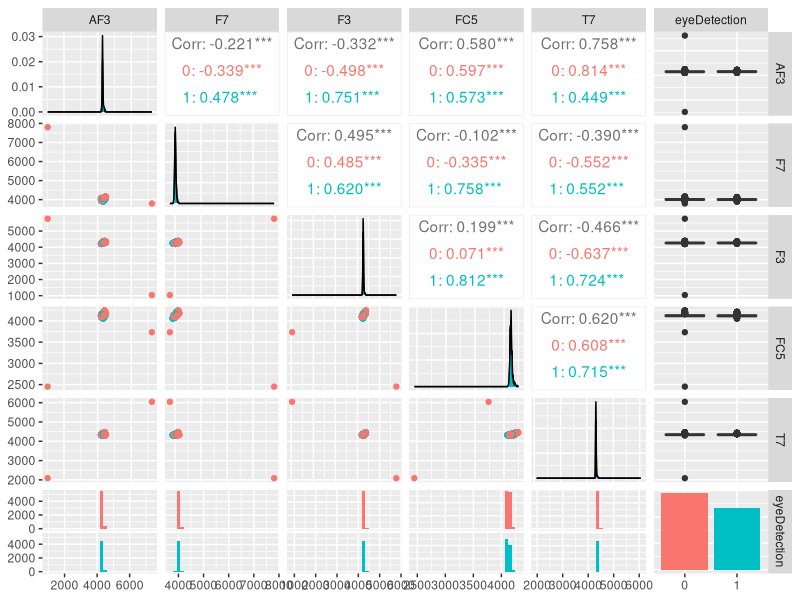
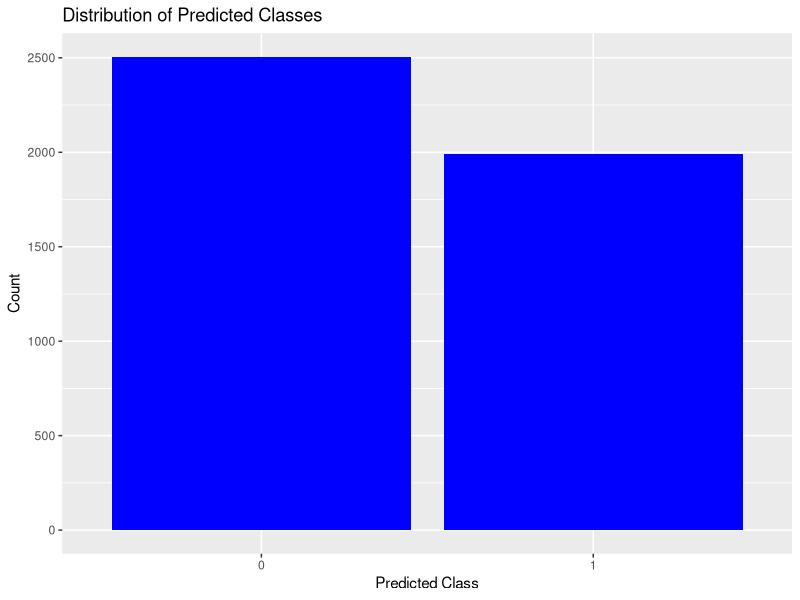
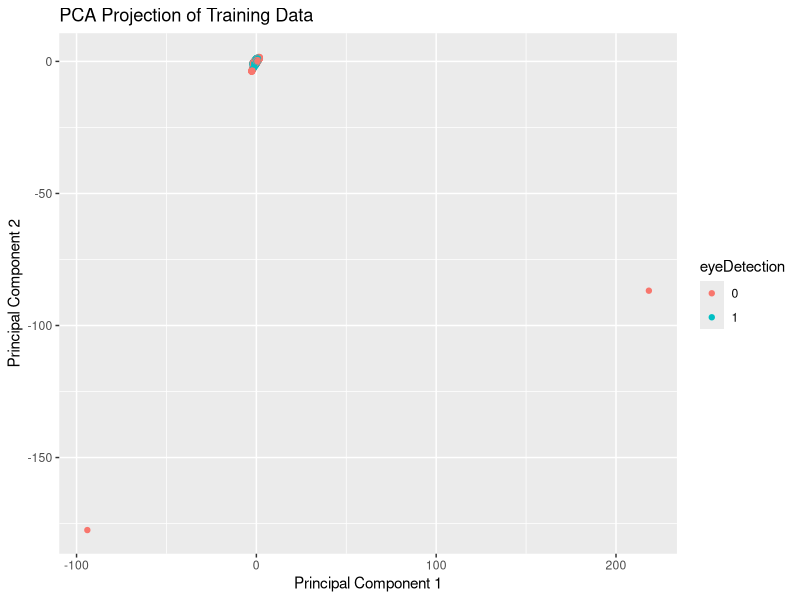
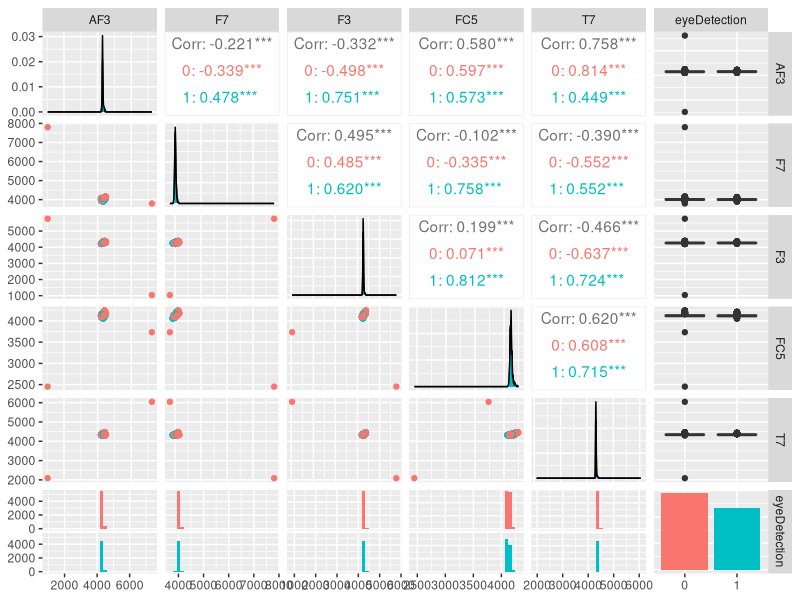
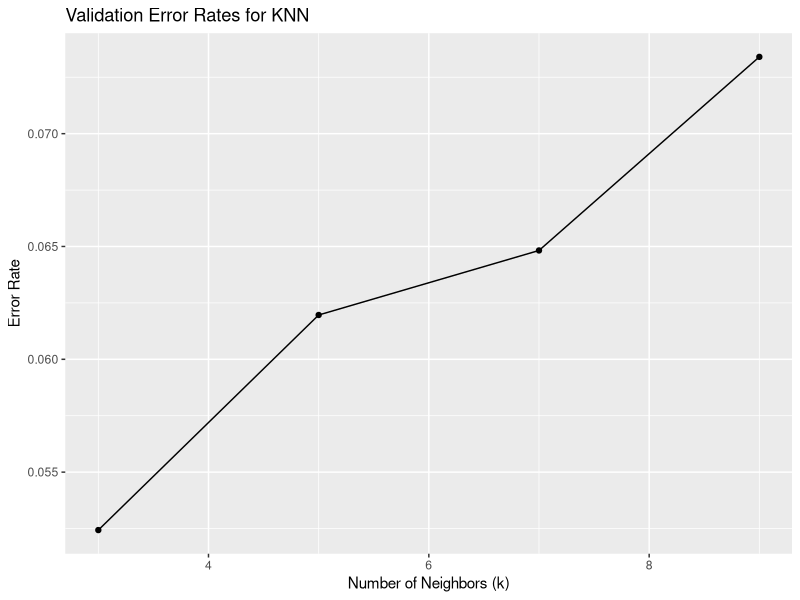
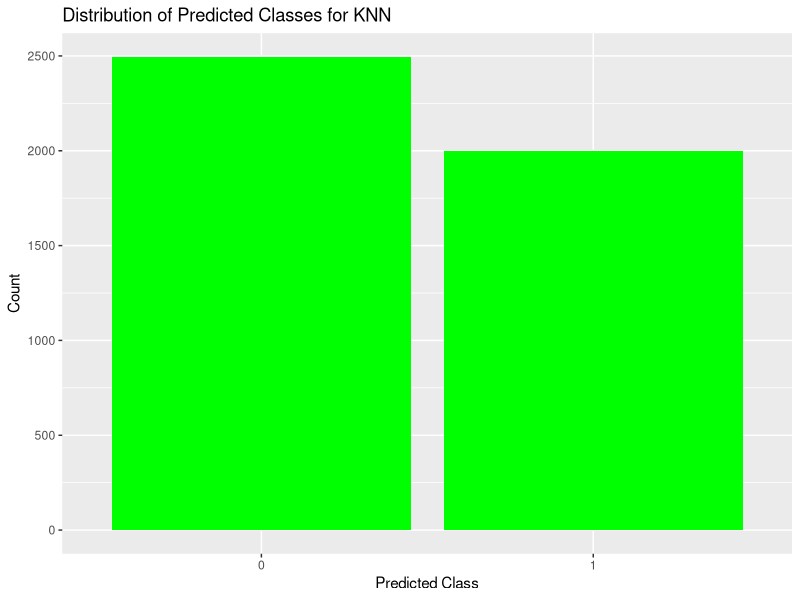
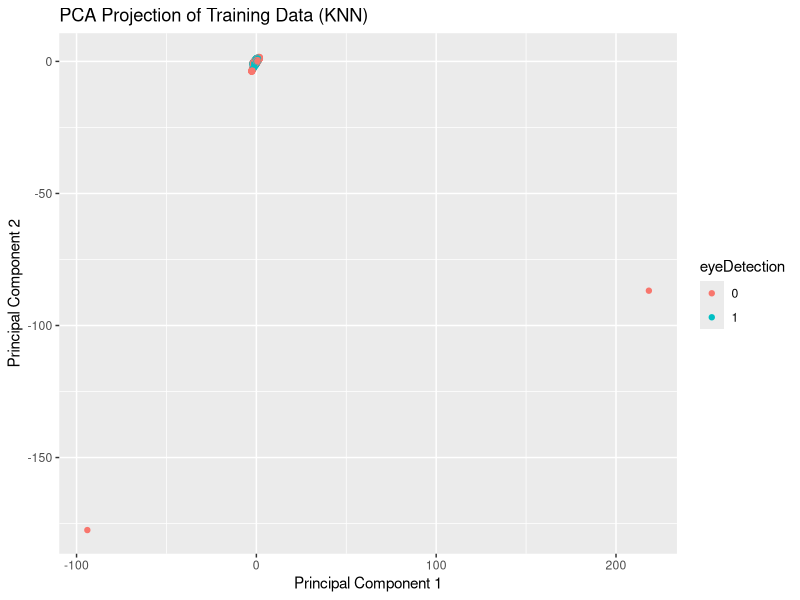

Generate these figures, in order, with R:
## ---- chunk 1
library(knitr)
library(ggplot2)
library(e1071)
library(GGally)
## ---- chunk 2
# Load training and test data
train_data <- read.csv("train.csv")
test_data <- read.csv("test.csv")  # No eyeDetection column

# Convert eyeDetection to a factor
train_data$eyeDetection <- as.factor(train_data$eyeDetection)

# Check data structure
str(train_data)

## ---- chunk 3
# Pairwise plot of first few features
ggpairs(train_data[, c(1:5, 15)], aes(color = eyeDetection))

# Correlation between first two electrodes
cor(train_data$AF3, train_data$F7)

## ---- chunk 4
# Scale features
set.seed(123)
train_scaled <- scale(train_data[, -15])
test_scaled <- scale(test_data, center = attr(train_scaled, "scaled:center"), 
                     scale = attr(train_scaled, "scaled:scale"))

# Add eyeDetection back to the scaled training data
train_scaled <- data.frame(train_scaled)
train_scaled$eyeDetection <- train_data$eyeDetection

# Split training data into train (80%) and validation (20%)
n <- nrow(train_scaled)
train_idx <- sample(1:n, 0.8 * n)
train_set <- train_scaled[train_idx, ]
val_set <- train_scaled[-train_idx, ]

## ---- chunk 5
# Tune SVM with radial kernel
set.seed(123)
svm_tune <- tune(svm,
                 eyeDetection ~ .,
                 data = train_set,
                 kernel = "radial",
                 ranges = list(cost = c(1, 10), gamma = c(0.1, 1)),
                 tunecontrol = tune.control(cross = 5))

# Best model summary
summary(svm_tune)

## ---- chunk 6
# Predict on validation set
val_predictions <- predict(svm_tune$best.model, val_set[, -15])

# Confusion matrix
val_conf_matrix <- table(True = val_set$eyeDetection, Predicted = val_predictions)
val_conf_matrix

# Error rate
val_error_rate <- mean(val_predictions != val_set$eyeDetection)
val_error_rate

## ---- chunk 7
# Predict on the test set (no labels available for error computation)
test_predictions <- predict(svm_tune$best.model, test_scaled)

# Bar plot of predicted classes
library(ggplot2)
ggplot(data.frame(Predictions = test_predictions), aes(x = Predictions)) +
  geom_bar(fill = "blue") +
  labs(title = "Distribution of Predicted Classes", x = "Predicted Class", y = "Count")


## ---- chunk 8
# Visualize decision boundary using PCA
pca_result <- prcomp(train_scaled[, -15])
pca_train <- data.frame(pca_result$x, eyeDetection = train_scaled$eyeDetection)
ggplot(pca_train, aes(x = PC1, y = PC2, color = eyeDetection)) +
  geom_point() +
  labs(title = "PCA Projection of Training Data", x = "Principal Component 1", 
       y = "Principal Component 2")

## ---- chunk 9
library(knitr)
library(ggplot2)
library(class)
## ---- chunk 10
# Load training and test data
train_data <- read.csv("train.csv")
test_data <- read.csv("test.csv")  # No eyeDetection column

# Convert eyeDetection to a factor
train_data$eyeDetection <- as.factor(train_data$eyeDetection)

# Check data structure
str(train_data)
## ---- chunk 11
# Pairwise plot of first few features
ggpairs(train_data[, c(1:5, 15)], aes(color = eyeDetection))

# Correlation between first two electrodes
cor(train_data$AF3, train_data$F7)
## ---- chunk 12
# Scale features
set.seed(123)
train_scaled <- scale(train_data[, -15])
test_scaled <- scale(test_data, center = attr(train_scaled, "scaled:center"), 
                     scale = attr(train_scaled, "scaled:scale"))

# Add eyeDetection back to the scaled training data
train_scaled <- data.frame(train_scaled)
train_scaled$eyeDetection <- train_data$eyeDetection

# Split training data into train (80%) and validation (20%)
n <- nrow(train_scaled)
train_idx <- sample(1:n, 0.8 * n)
train_set <- train_scaled[train_idx, ]
val_set <- train_scaled[-train_idx, ]
## ---- chunk 13
# Tune KNN using cross-validation
set.seed(123)
k_values <- c(3, 5, 7, 9)
val_error_rates <- numeric(length(k_values))

for (i in seq_along(k_values)) {
  k <- k_values[i]
  knn_predictions <- knn(
    train = train_set[, -15],
    test = val_set[, -15],
    cl = train_set$eyeDetection,
    k = k
  )
  val_error_rates[i] <- mean(knn_predictions != val_set$eyeDetection)
}

# Optimal K
optimal_k <- k_values[which.min(val_error_rates)]

# Plot validation error rates for different k values
library(ggplot2)
ggplot(data.frame(k = k_values, ErrorRate = val_error_rates), aes(x = k, y = ErrorRate)) +
  geom_line() +
  geom_point() +
  labs(title = "Validation Error Rates for KNN", x = "Number of Neighbors (k)", y = "Error Rate")
## ---- chunk 14
# Predict on validation set using optimal K
set.seed(123)
val_predictions <- knn(
  train = train_set[, -15],
  test = val_set[, -15],
  cl = train_set$eyeDetection,
  k = optimal_k
)

# Confusion matrix
val_conf_matrix <- table(True = val_set$eyeDetection, Predicted = val_predictions)
val_conf_matrix

# Error rate
val_error_rate <- mean(val_predictions != val_set$eyeDetection)
val_error_rate
## ---- chunk 15
# Predict on the test set (no labels available for error computation)
set.seed(123)
test_predictions <- knn(
  train = train_set[, -15],
  test = test_scaled,
  cl = train_set$eyeDetection,
  k = optimal_k
)

# Bar plot of predicted classes
ggplot(data.frame(Predictions = test_predictions), aes(x = Predictions)) +
  geom_bar(fill = "green") +
  labs(title = "Distribution of Predicted Classes for KNN", x = "Predicted Class", y = "Count")
## ---- chunk 16
# Visualize decision boundary using PCA
pca_result <- prcomp(train_scaled[, -15])
pca_train <- data.frame(pca_result$x, eyeDetection = train_scaled$eyeDetection)
ggplot(pca_train, aes(x = PC1, y = PC2, color = eyeDetection)) +
  geom_point() +
  labs(title = "PCA Projection of Training Data (KNN)", x = "Principal Component 1", 
       y = "Principal Component 2")
